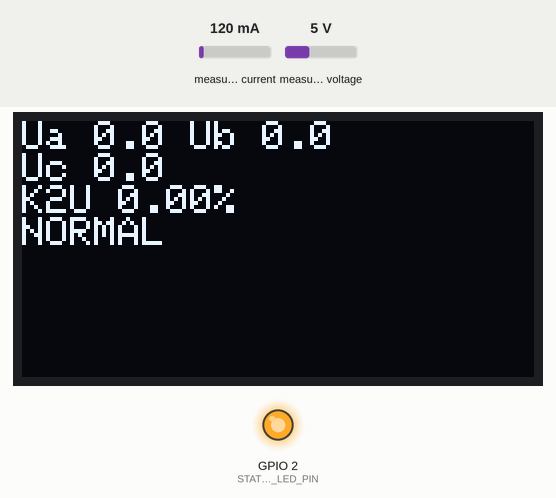
Recording of a program running on a simulated ESP32. Parts: 128×64 one-colour display, output pins drawn as LEDs (lit = HIGH). The inputs (shaded band) are chosen by the test bench; at power-on: measured voltage 5 V, measured current 120 mA. WiFi joins after 1.5 s; servers stay silent unless stated; the local clock reads 2024-03-15 10:24:30 at power-on unless the program sets it; no MQTT or app messages arrive unless stated; not simulated (calls return 0 or success): secrets.h; names the files do not define were given values by the test bench: MQTT_PORT = 1883.

Above: at 1.7 s.
At 2.7 s:
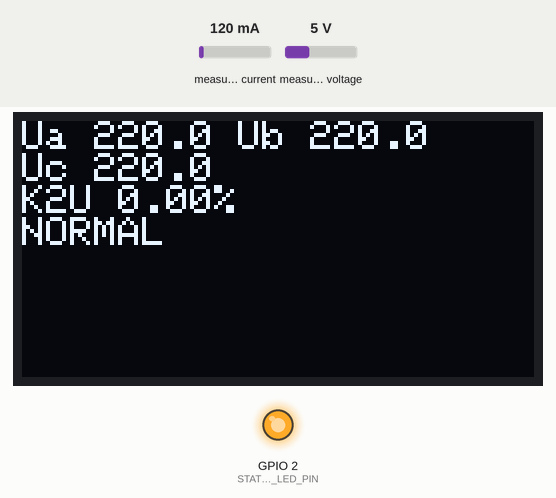
2.8 s: measured voltage set to 0.3 V
5.8 s: measured voltage set to 3.8 V
At 8.4 s:
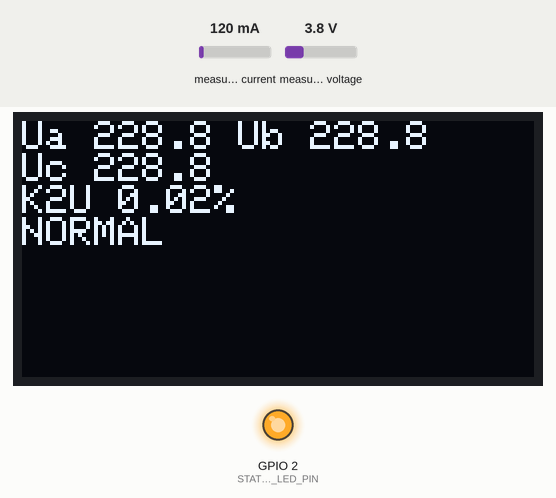
8.8 s: measured voltage set to 7.5 V
At 32.5 s:
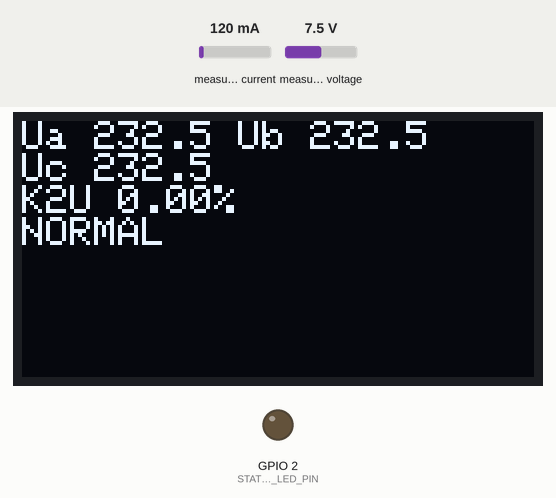
Timing chart, 0 to 33.1 s (numbered marks = the images above; inputs shaded):
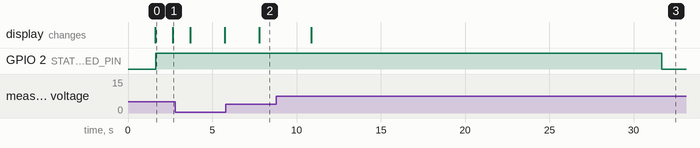

The program:

main.cpp
```cpp
/**
 * ESP32 K2U measurement node.
 *
 * Reads three phase-neutral RMS voltages from 3x PZEM-004T (shared Modbus bus,
 * addresses 0x01/0x02/0x03), derives line voltages, computes K2U (RMS beta
 * method) + GOST classification, and publishes MQTT/TLS telemetry to the
 * Coolify platform. FreeRTOS task model per docs/FIRMWARE_PLAN.md.
 *
 * The K2U math lives in lib/k2u (hardware-independent, unit-tested on host).
 */
#include <Arduino.h>
#include <Wire.h>
#include <WiFi.h>
#include <WiFiClientSecure.h>
#include <PubSubClient.h>
#include <ArduinoJson.h>
#include <PZEM004Tv30.h>
#include <RTClib.h>
#include <Adafruit_SSD1306.h>
#include <time.h>

#include "config.h"
#include "secrets.h"
#include "k2u.h"

// ------------------------------------------------------------------ globals
static HardwareSerial PzemSerial(2);  // UART2
static PZEM004Tv30 pzemA(PzemSerial, PZEM_RX_PIN, PZEM_TX_PIN, PZEM_ADDR_A);
static PZEM004Tv30 pzemB(PzemSerial, PZEM_RX_PIN, PZEM_TX_PIN, PZEM_ADDR_B);
static PZEM004Tv30 pzemC(PzemSerial, PZEM_RX_PIN, PZEM_TX_PIN, PZEM_ADDR_C);

static RTC_DS3231 rtc;
static Adafruit_SSD1306 oled(128, 64, &Wire, -1);
static WiFiClientSecure netClient;
static PubSubClient mqtt(netClient);

struct Shared {
  float ua, ub, uc;         // phase-neutral RMS
  float uab, ubc, uca;      // derived line voltages
  float ia, ib, ic, freq, temp;
  float k2u;
  k2u::Status status;
  uint32_t seq;
  bool valid;
};
static Shared g{};
static SemaphoreHandle_t gMutex;

// --------------------------------------------------------------- utilities
static void isoTimestamp(char* buf, size_t n) {
  if (rtc.begin() && rtc.now().isValid()) {
    DateTime t = rtc.now();
    snprintf(buf, n, "%04d-%02d-%02dT%02d:%02d:%02d+05:00",
             t.year(), t.month(), t.day(), t.hour(), t.minute(), t.second());
    return;
  }
  time_t now = time(nullptr);
  struct tm tm_now;
  gmtime_r(&now, &tm_now);
  strftime(buf, n, "%Y-%m-%dT%H:%M:%SZ", &tm_now);
}

static float median3(float a, float b, float c) {
  if ((a >= b && a <= c) || (a <= b && a >= c)) return a;
  if ((b >= a && b <= c) || (b <= a && b >= c)) return b;
  return c;
}

static void connectWifi() {
  WiFi.mode(WIFI_STA);
  WiFi.begin(WIFI_SSID, WIFI_PASSWORD);
  uint32_t t0 = millis();
  while (WiFi.status() != WL_CONNECTED && millis() - t0 < 20000) delay(250);
  configTime(5 * 3600, 0, "pool.ntp.org", "time.google.com");  // UTC+5
}

static bool connectMqtt() {
  netClient.setCACert(MQTT_ROOT_CA);
  mqtt.setServer(MQTT_HOST, MQTT_PORT);
  mqtt.setBufferSize(1024);
  if (mqtt.connected()) return true;
  return mqtt.connect(DEV_ID, MQTT_USER, MQTT_PASS);
}

// --------------------------------------------------------------- tasks
static void MeasureTask(void*) {
  const TickType_t period = pdMS_TO_TICKS(MEASURE_PERIOD_MS);
  // simple median filter over 3 samples per phase
  float bufA[3] = {220, 220, 220}, bufB[3] = {220, 220, 220}, bufC[3] = {220, 220, 220};
  uint8_t k = 0;
  for (;;) {
    float ua = pzemA.voltage(), ub = pzemB.voltage(), uc = pzemC.voltage();
    float ia = pzemA.current(), ib = pzemB.current(), ic = pzemC.current();
    float f = pzemA.frequency();
    bool ok = !isnan(ua) && !isnan(ub) && !isnan(uc) &&
              ua > U_MIN_V && ua < U_MAX_V &&
              ub > U_MIN_V && ub < U_MAX_V &&
              uc > U_MIN_V && uc < U_MAX_V;
    if (ok) {
      bufA[k] = ua; bufB[k] = ub; bufC[k] = uc; k = (k + 1) % 3;
      float mua = median3(bufA[0], bufA[1], bufA[2]);
      float mub = median3(bufB[0], bufB[1], bufB[2]);
      float muc = median3(bufC[0], bufC[1], bufC[2]);
      float uab, ubc, uca;
      k2u::line_from_phase_nominal(mua, mub, muc, &uab, &ubc, &uca);
      if (xSemaphoreTake(gMutex, portMAX_DELAY)) {
        g.ua = mua; g.ub = mub; g.uc = muc;
        g.uab = uab; g.ubc = ubc; g.uca = uca;
        g.ia = ia; g.ib = ib; g.ic = ic;
        g.freq = isnan(f) ? 0 : f;
        g.temp = temperatureRead();  // ESP32 internal; replace with sensor if fitted
        g.valid = true;
        xSemaphoreGive(gMutex);
      }
    }
    vTaskDelay(period);
  }
}

static void ComputeTask(void*) {
  const TickType_t period = pdMS_TO_TICKS(MEASURE_PERIOD_MS);
  for (;;) {
    if (xSemaphoreTake(gMutex, portMAX_DELAY)) {
      if (g.valid) {
        g.k2u = k2u::beta_method(g.uab, g.ubc, g.uca);
        g.status = k2u::classify(g.k2u);
      }
      xSemaphoreGive(gMutex);
    }
    vTaskDelay(period);
  }
}

static void publishTelemetry() {
  Shared s;
  if (!xSemaphoreTake(gMutex, portMAX_DELAY)) return;
  s = g;
  g.seq++;
  xSemaphoreGive(gMutex);
  if (!s.valid) return;

  char ts[40];
  isoTimestamp(ts, sizeof(ts));

  JsonDocument doc;
  doc["ts"] = ts;
  doc["site_id"] = SITE_ID;
  doc["dev_id"] = DEV_ID;
  doc["seq"] = s.seq;
  doc["u_a"] = s.ua; doc["u_b"] = s.ub; doc["u_c"] = s.uc;
  doc["u_ab"] = s.uab; doc["u_bc"] = s.ubc; doc["u_ca"] = s.uca;
  doc["k2u"] = s.k2u;
  doc["freq"] = s.freq;
  doc["i_a"] = s.ia; doc["i_b"] = s.ib; doc["i_c"] = s.ic;
  doc["temp"] = s.temp;
  doc["status"] = k2u::status_name(s.status);
  doc["source"] = "device";

  char payload[512];
  size_t n = serializeJson(doc, payload, sizeof(payload));
  char topic[96];
  snprintf(topic, sizeof(topic), "site/%s/dev/%s/telemetry", SITE_ID, DEV_ID);

  if (mqtt.connected()) {
    mqtt.publish(topic, (const uint8_t*)payload, n, false);  // QoS 0 telemetry
  }
  // NOTE: 10-min aggregates use a LittleFS-backed ring buffer with QoS-1 replay
  // on reconnect (store-and-forward) — see FIRMWARE_PLAN §7. Raw telemetry may drop.
}

static void TelemetryTask(void*) {
  const TickType_t period = pdMS_TO_TICKS(TELEMETRY_PERIOD_MS);
  for (;;) {
    if (WiFi.status() != WL_CONNECTED) connectWifi();
    if (!mqtt.connected()) connectMqtt();
    mqtt.loop();
    publishTelemetry();
    vTaskDelay(period);
  }
}

static void DisplayTask(void*) {
  const TickType_t period = pdMS_TO_TICKS(MEASURE_PERIOD_MS);
  for (;;) {
    Shared s;
    if (xSemaphoreTake(gMutex, portMAX_DELAY)) { s = g; xSemaphoreGive(gMutex); }
    oled.clearDisplay();
    oled.setTextSize(1);
    oled.setTextColor(SSD1306_WHITE);
    oled.setCursor(0, 0);
    oled.printf("Ua %.1f Ub %.1f\nUc %.1f\n", s.ua, s.ub, s.uc);
    oled.printf("K2U %.2f%%\n%s", s.k2u, k2u::status_name(s.status));
    oled.display();
    vTaskDelay(period);
  }
}

static void WatchdogTask(void*) {
  const TickType_t period = pdMS_TO_TICKS(WATCHDOG_PERIOD_MS);
  for (;;) {
    digitalWrite(STATUS_LED_PIN, !digitalRead(STATUS_LED_PIN));
    if (WiFi.status() != WL_CONNECTED) WiFi.reconnect();
    vTaskDelay(period);
  }
}

// --------------------------------------------------------------- setup
void setup() {
  Serial.begin(115200);
  pinMode(STATUS_LED_PIN, OUTPUT);
  Wire.begin(I2C_SDA_PIN, I2C_SCL_PIN);
  oled.begin(SSD1306_SWITCHCAPVCC, 0x3C);
  rtc.begin();
  PzemSerial.begin(9600, SERIAL_8N1, PZEM_RX_PIN, PZEM_TX_PIN);

  connectWifi();
  connectMqtt();

  gMutex = xSemaphoreCreateMutex();

  xTaskCreatePinnedToCore(MeasureTask, "measure", 4096, nullptr, 4, nullptr, 1);
  xTaskCreatePinnedToCore(ComputeTask, "compute", 4096, nullptr, 3, nullptr, 1);
  xTaskCreatePinnedToCore(TelemetryTask, "telemetry", 8192, nullptr, 2, nullptr, 0);
  xTaskCreatePinnedToCore(DisplayTask, "display", 4096, nullptr, 1, nullptr, 0);
  xTaskCreatePinnedToCore(WatchdogTask, "watchdog", 2048, nullptr, 1, nullptr, 0);
}

void loop() {
  vTaskDelay(pdMS_TO_TICKS(1000));  // all work happens in tasks
}
```

config.h
```cpp
#pragma once
// Node identity, thresholds, periods and pin map. Non-secret configuration.
// Secrets (WiFi/MQTT creds, TLS certs) live in secrets.h (gitignored).

// ---- identity ----
#define SITE_ID "UZT-TELECOM-01"
#define DEV_ID  "K2U-01"

// ---- GOST 32144-2013 thresholds (percent) ----
#define K2U_NORMAL_PCT 2.0f
#define K2U_MAX_PCT    4.0f

// ---- timing ----
#define MEASURE_PERIOD_MS   1000    // poll PZEMs @ 1 Hz
#define TELEMETRY_PERIOD_MS 10000   // publish telemetry @ 0.1 Hz
#define AGG_WINDOW_MS       600000  // 10-minute RTC-aligned aggregate
#define WATCHDOG_PERIOD_MS  30000

// ---- validation bounds (phase-neutral RMS, volts) ----
#define U_MIN_V 180.0f
#define U_MAX_V 260.0f

// ---- pin map (matches HARDWARE_BOM.md) ----
#define PZEM_RX_PIN 16   // UART2 RX (from level shifter)
#define PZEM_TX_PIN 17   // UART2 TX
#define I2C_SDA_PIN 21   // DS3231 (0x68) + SSD1306 (0x3C)
#define I2C_SCL_PIN 22
#define STATUS_LED_PIN 2

// ---- PZEM shared-bus slave addresses (one per phase) ----
#define PZEM_ADDR_A 0x01
#define PZEM_ADDR_B 0x02
#define PZEM_ADDR_C 0x03

// ---- store-and-forward ----
#define RINGBUFFER_CAPACITY 4096
```

Measured:
- after the input at 5.8 s, the display: changes after 2.0 s (image 2)
- after the input at 8.8 s, the display: changes after 2.1 s (image 3)
- what the display in image 0 shows lasts 1.1 s, from 1.6 s to 2.7 s
